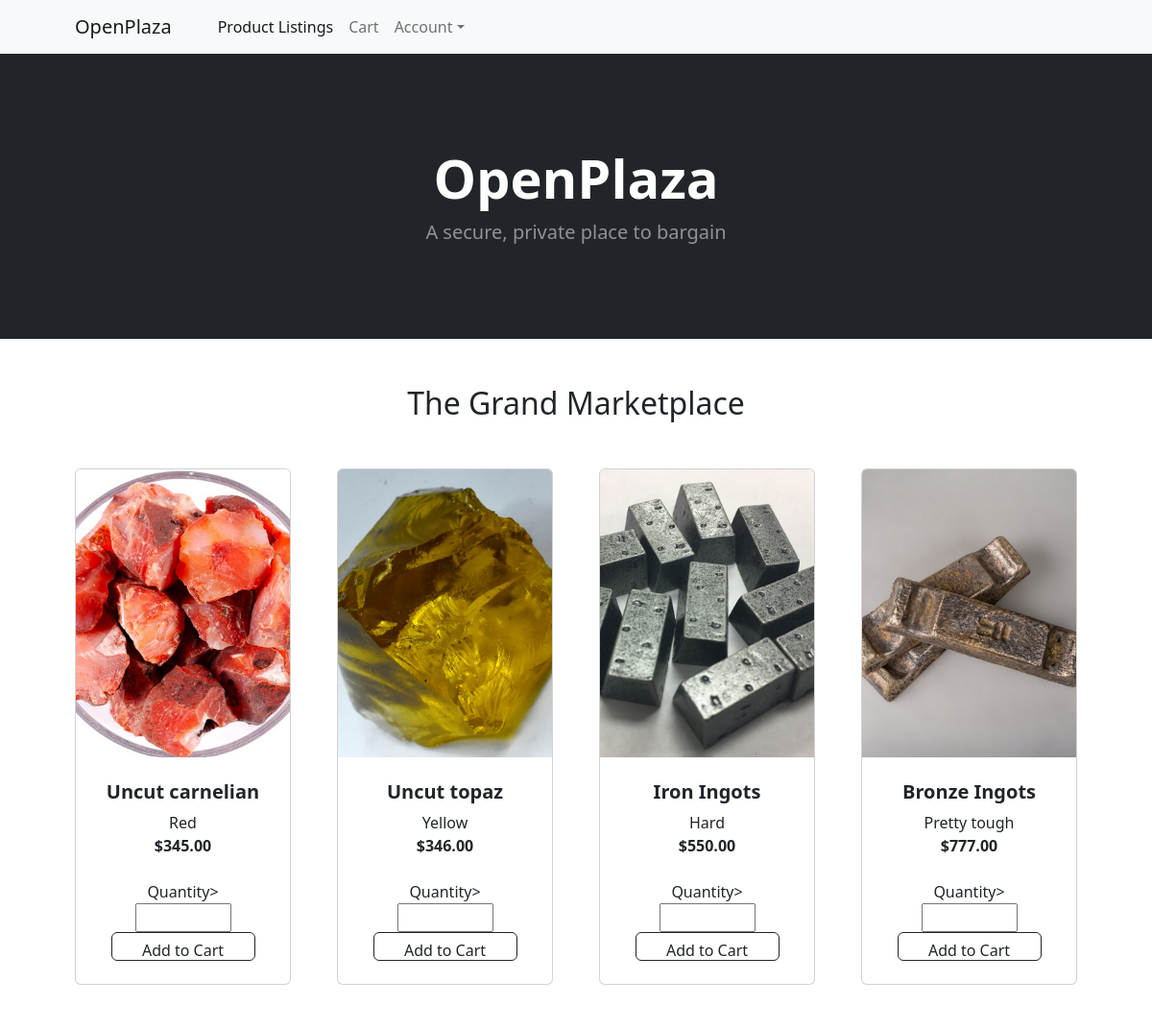
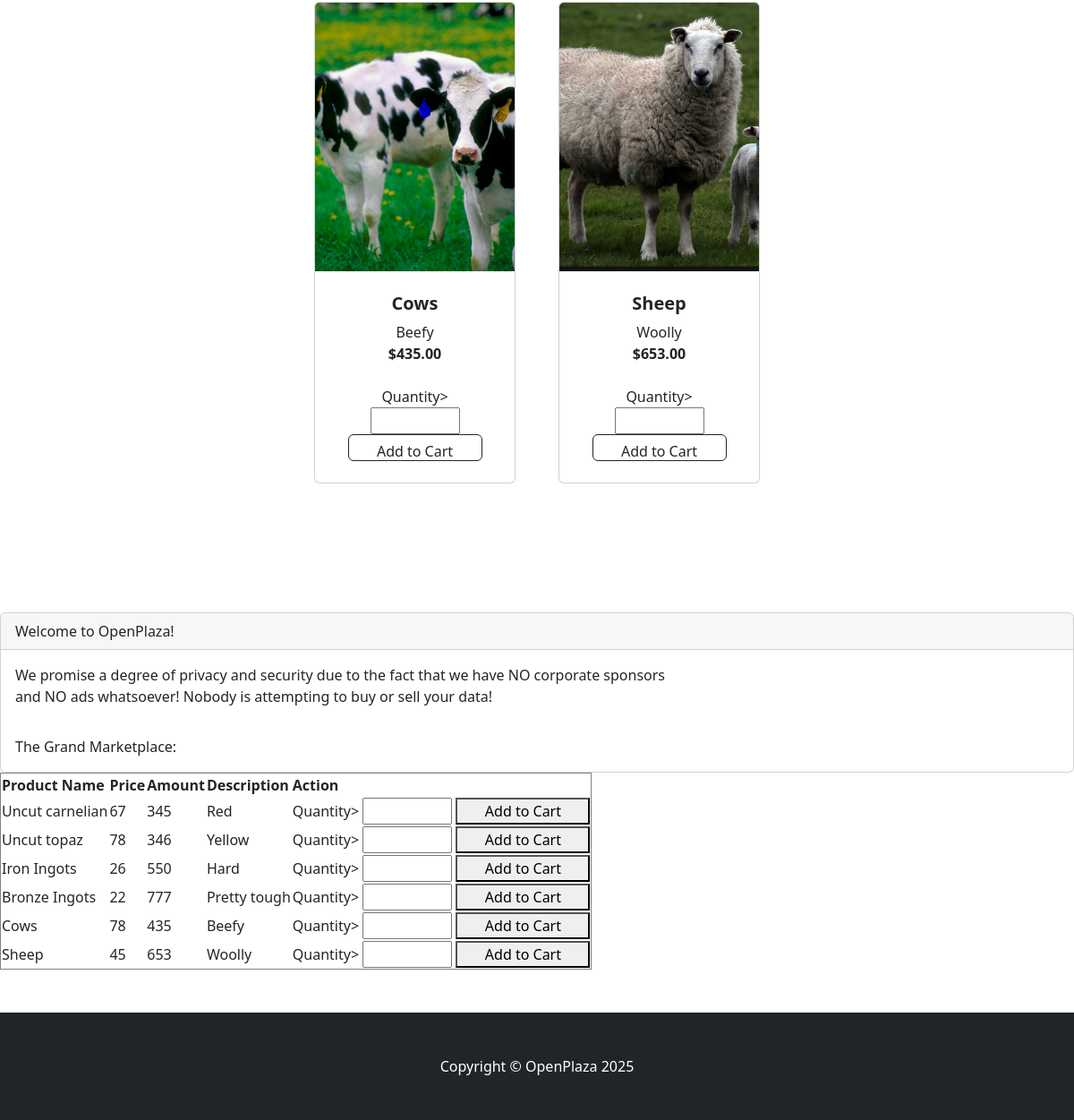
The page / on the database its author committed (2 pictures, top to bottom).
### tables this page shows
CREATE TABLE `products` (
  `ProductName` text NOT NULL,
  `ProductID` int(11) NOT NULL,
  `UserID` varchar(255) NOT NULL,
  `Amount` int(11) NOT NULL,
  `Description` text NOT NULL,
  `Price` int(11) NOT NULL,
  `ImagePath` varchar(255) NOT NULL
);

### index.php (the view, shortened to what this page needs)
<!DOCTYPE html>
<html lang="en">
    <head>
        <link href="https://cdn.jsdelivr.net/npm/bootstrap-icons@1.5.0/font/bootstrap-icons.css" rel="stylesheet" />
        <link href="styles.css" rel="stylesheet" />
        <?php
        $servername = "127.0.0.1";
        $username = "root";
        $password = "";
        $dbname = "openplaza";
        $conn = new mysqli($servername, $username, $password, $dbname);
        ?>
    </head>
    <body>
        <nav class="navbar navbar-expand-lg navbar-light bg-light">
            <div class="container px-4 px-lg-5">
                <a class="navbar-brand" href="index.php">OpenPlaza</a>
                <div class="collapse navbar-collapse" id="navbarSupportedContent">
                    <ul class="navbar-nav me-auto mb-2 mb-lg-0 ms-lg-4">
                        <li class="nav-item"><a class="nav-link active" href="product_listings.php">Product Listings</a></li>
                        <li class="nav-item"><a class="nav-link" href="cart.php">Cart</a></li>
                        <li class="nav-item dropdown">
                            <a class="nav-link dropdown-toggle" id="navbarDropdown" href="#" role="button" data-bs-toggle="dropdown" aria-expanded="false">Account</a>
                        </li>
                    </ul>
                </div>
            </div>
        </nav>
        <header class="bg-dark py-5">
            <div class="container px-4 px-lg-5 my-5">
                <div class="text-center text-white">
                    <h1 class="display-4 fw-bolder">OpenPlaza</h1>
                    <p class="lead fw-normal text-white-50 mb-0">A secure, private place to bargain</p>
                </div>
            </div>
        </header>
        <section class="py-5">
            <div class="text-center">
                <h2>The Grand Marketplace</h2>
            </div>
            <div class="container px-4 px-lg-5 mt-5">
                <div class="row gx-4 gx-lg-5 row-cols-2 row-cols-md-3 row-cols-xl-4 justify-content-center">
                <?php
                if(isset($_SESSION['UserID']))
                {
                    $_UserID = $_SESSION["UserID"];
                    $sql = "SELECT ProductName, Amount, ImagePath, Description, ProductID FROM products WHERE UserID!='$_UserID'";
                    $result = $conn->query($sql);
                }
                else
                {
                    $sql = "SELECT ProductName, Amount, ImagePath, Description, ProductID FROM products";
                    $result = $conn->query($sql);
                }
                while ($row = $result->fetch_assoc()) { ?>
                    <div class="col mb-5">
                        <div class="card h-100">
                            <img class="card-img-top" src="<?php echo './Images/' . $row['ImagePath']; ?>" alt="Product Image" style="height: 300px; object-fit: cover;" />
                            <div class="card-body p-4">
                                <div class="text-center">
                                    <h5 class="fw-bolder"><?php echo htmlspecialchars($row['ProductName']); ?></h5>
                                    <?php echo htmlspecialchars($row['Description']); ?><br>
                                    <strong>$<?php echo number_format($row['Amount'], 2); ?></strong>
                                </div>
                            </div>
                            <div class="card-footer p-4 pt-0 border-top-0 bg-transparent">
                                <div class="text-center">
                                    <form action="add_cart.php" method="post">
                                        <label for="Quantity">Quantity></label>
                                        <input style="height:30px; width:100px" id="Quantity" name="Quantity"></input>
                                        <button class="btn btn-outline-dark mt-auto" style="height:30px; width:150px" type="submit" name="ProductID" value="<?= $row['ProductID'] ?>">Add to Cart</button>
                                    </form>
                                </div>
                            </div>
                        </div>
                    </div>
                <?php } ?>
                </div>
            </div>
        </section>
        <section class="py-5">
        <div class = "card">
            <div class = "card-header">
                Welcome to OpenPlaza!
            </div>
            <div class = "card-body">
                We promise a degree of privacy and security due to the fact that we have NO corporate sponsors <br>
                and NO ads whatsoever!  Nobody is attempting to buy or sell your data!
            </div>
            <div class = "card-body">
                The Grand Marketplace:
            </div>
        </div>
        <?php
        if(isset($_SESSION['UserID']))
        {
            $_UserID = $_SESSION["UserID"];
            $result = mysqli_query($conn,"SELECT * FROM products WHERE UserID!='$_UserID' LIMIT 50");
            $data = $result->fetch_all(MYSQLI_ASSOC);
        }
        else
        {
            $result = mysqli_query($conn,"SELECT * FROM products LIMIT 50");
            $data = $result->fetch_all(MYSQLI_ASSOC);
        }
        ?>
        <table border="1">
        <tr>
            <th>Product Name</th>
            <th>Price</th>
            <th>Amount</th>
            <th>Description</th>
            <th>Action</th>
        </tr>
        <?php foreach($data as $row): ?>
        <tr>
            <td><?= htmlspecialchars($row['ProductName']) ?></td>
            <td><?= htmlspecialchars($row['Price']) ?></td>
            <td><?= htmlspecialchars($row['Amount']) ?></td>
            <td><?= htmlspecialchars($row['Description']) ?></td>
            <td><form action="add_cart.php" method="post">
                <label for="Quantity">Quantity></label>
                <input style="height:30px; width:100px" id="Quantity" name="Quantity"></input>
                <button style="height:30px; width:150px" input type="submit" name="ProductID" value="<?= $row['ProductID'] ?>">Add to Cart</button></form></td>
            </tr>
        <?php endforeach ?>
        </table>
        </section>
        <footer class="py-5 bg-dark">
            <div class="container"><p class="m-0 text-center text-white">Copyright &copy; OpenPlaza 2025</p></div>
        </footer>
    </body>
</html>

### rows shown on the page
products: ImagePath (picture), ProductName "Uncut carnelian", Description "Red", Amount "345.00", $row['ProductID'] 3 (drawn), Price "67", Amount "345"
products: ImagePath (picture), ProductName "Uncut topaz", Description "Yellow", Amount "346.00", $row['ProductID'] 4 (drawn), Price "78", Amount "346"
products: ImagePath (picture), ProductName "Iron Ingots", Description "Hard", Amount "550.00", $row['ProductID'] 5 (drawn), Price "26", Amount "550"
products: ImagePath (picture), ProductName "Bronze Ingots", Description "Pretty tough", Amount "777.00", $row['ProductID'] 6 (drawn), Price "22", Amount "777"
products: ImagePath (picture), ProductName "Cows", Description "Beefy", Amount "435.00", $row['ProductID'] 7 (drawn), Price "78", Amount "435"
products: ImagePath (picture), ProductName "Sheep", Description "Woolly", Amount "653.00", $row['ProductID'] 8 (drawn), Price "45", Amount "653"
